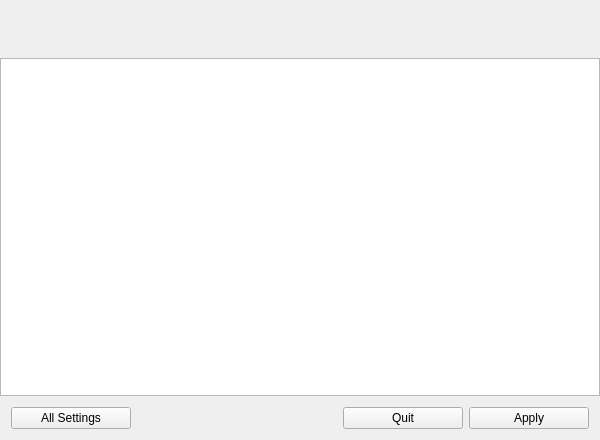
<?xml version="1.0" encoding="UTF-8"?>
<ui version="4.0">
 <class>MsmWindow</class>
 <widget class="QMainWindow" name="MsmWindow">
  <property name="geometry">
   <rect>
    <x>0</x>
    <y>0</y>
    <width>600</width>
    <height>440</height>
   </rect>
  </property>
  <property name="minimumSize">
   <size>
    <width>600</width>
    <height>440</height>
   </size>
  </property>
  <property name="windowTitle">
   <string>Condres OS Settings Manager</string>
  </property>
  <property name="windowIcon">
   <iconset resource="msm.qrc">
    <normaloff>:/images/resources/settings.png</normaloff>:/images/resources/settings.png</iconset>
  </property>
  <widget class="QWidget" name="centralWidget">
   <layout class="QVBoxLayout" name="verticalLayout_2">
    <property name="spacing">
     <number>0</number>
    </property>
    <property name="leftMargin">
     <number>0</number>
    </property>
    <property name="topMargin">
     <number>0</number>
    </property>
    <property name="rightMargin">
     <number>0</number>
    </property>
    <property name="bottomMargin">
     <number>0</number>
    </property>
    <item>
     <widget class="QWidget" name="widgetHeader" native="true">
      <property name="sizePolicy">
       <sizepolicy hsizetype="Preferred" vsizetype="Maximum">
        <horstretch>0</horstretch>
        <verstretch>0</verstretch>
       </sizepolicy>
      </property>
      <property name="styleSheet">
       <string notr="true"/>
      </property>
      <layout class="QHBoxLayout" name="horizontalLayout">
       <property name="spacing">
        <number>25</number>
       </property>
       <property name="leftMargin">
        <number>20</number>
       </property>
       <property name="rightMargin">
        <number>20</number>
       </property>
       <item>
        <widget class="QLabel" name="labelIcon">
         <property name="minimumSize">
          <size>
           <width>36</width>
           <height>36</height>
          </size>
         </property>
         <property name="maximumSize">
          <size>
           <width>36</width>
           <height>36</height>
          </size>
         </property>
         <property name="text">
          <string/>
         </property>
         <property name="pixmap">
          <pixmap resource="msm.qrc">:/images/resources/settings.png</pixmap>
         </property>
         <property name="scaledContents">
          <bool>true</bool>
         </property>
        </widget>
       </item>
       <item>
        <widget class="QLabel" name="labelHeader">
         <property name="font">
          <font>
           <weight>75</weight>
           <bold>true</bold>
          </font>
         </property>
         <property name="text">
          <string/>
         </property>
        </widget>
       </item>
       <item>
        <spacer name="horizontalSpacer">
         <property name="orientation">
          <enum>Qt::Horizontal</enum>
         </property>
         <property name="sizeHint" stdset="0">
          <size>
           <width>196</width>
           <height>20</height>
          </size>
         </property>
        </spacer>
       </item>
      </layout>
     </widget>
    </item>
    <item>
     <widget class="QStackedWidget" name="stackedWidget">
      <property name="sizePolicy">
       <sizepolicy hsizetype="Ignored" vsizetype="Ignored">
        <horstretch>0</horstretch>
        <verstretch>0</verstretch>
       </sizepolicy>
      </property>
      <property name="currentIndex">
       <number>0</number>
      </property>
      <widget class="QWidget" name="page">
       <layout class="QVBoxLayout" name="verticalLayout">
        <property name="spacing">
         <number>0</number>
        </property>
        <property name="leftMargin">
         <number>0</number>
        </property>
        <property name="topMargin">
         <number>0</number>
        </property>
        <property name="rightMargin">
         <number>0</number>
        </property>
        <property name="bottomMargin">
         <number>0</number>
        </property>
        <item>
         <widget class="ListWidget" name="listWidget">
          <property name="horizontalScrollBarPolicy">
           <enum>Qt::ScrollBarAlwaysOff</enum>
          </property>
          <property name="editTriggers">
           <set>QAbstractItemView::NoEditTriggers</set>
          </property>
          <property name="showDropIndicator" stdset="0">
           <bool>false</bool>
          </property>
          <property name="iconSize">
           <size>
            <width>48</width>
            <height>48</height>
           </size>
          </property>
          <property name="movement">
           <enum>QListView::Static</enum>
          </property>
          <property name="spacing">
           <number>20</number>
          </property>
          <property name="viewMode">
           <enum>QListView::IconMode</enum>
          </property>
         </widget>
        </item>
       </layout>
      </widget>
      <widget class="QWidget" name="page_2"/>
     </widget>
    </item>
    <item>
     <widget class="QWidget" name="widgetBottom" native="true">
      <layout class="QHBoxLayout" name="horizontalLayout_2">
       <item>
        <widget class="QPushButton" name="buttonAllSettings">
         <property name="minimumSize">
          <size>
           <width>120</width>
           <height>0</height>
          </size>
         </property>
         <property name="text">
          <string>All Settings</string>
         </property>
        </widget>
       </item>
       <item>
        <spacer name="horizontalSpacer_2">
         <property name="orientation">
          <enum>Qt::Horizontal</enum>
         </property>
         <property name="sizeHint" stdset="0">
          <size>
           <width>40</width>
           <height>20</height>
          </size>
         </property>
        </spacer>
       </item>
       <item>
        <widget class="QPushButton" name="buttonQuit">
         <property name="minimumSize">
          <size>
           <width>120</width>
           <height>0</height>
          </size>
         </property>
         <property name="text">
          <string>Quit</string>
         </property>
        </widget>
       </item>
       <item>
        <widget class="QPushButton" name="buttonApply">
         <property name="minimumSize">
          <size>
           <width>120</width>
           <height>0</height>
          </size>
         </property>
         <property name="text">
          <string>Apply</string>
         </property>
        </widget>
       </item>
      </layout>
     </widget>
    </item>
   </layout>
  </widget>
  <action name="actionQuit">
   <property name="text">
    <string>Quit</string>
   </property>
  </action>
 </widget>
 <layoutdefault spacing="6" margin="11"/>
 <customwidgets>
  <customwidget>
   <class>ListWidget</class>
   <extends>QListWidget</extends>
   <header>ListWidget.h</header>
  </customwidget>
 </customwidgets>
 <resources>
  <include location="msm.qrc"/>
 </resources>
 <connections/>
</ui>
